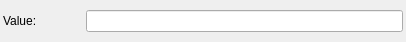
<?xml version="1.0" encoding="UTF-8"?>
<ui version="4.0">
 <class>TypeUiIntegerProperty</class>
 <widget class="QWidget" name="TypeUiIntegerProperty">
  <property name="geometry">
   <rect>
    <x>0</x>
    <y>0</y>
    <width>406</width>
    <height>42</height>
   </rect>
  </property>
  <property name="windowTitle">
   <string>Form</string>
  </property>
  <layout class="QVBoxLayout" name="verticalLayout">
   <property name="spacing">
    <number>3</number>
   </property>
   <property name="leftMargin">
    <number>3</number>
   </property>
   <property name="topMargin">
    <number>3</number>
   </property>
   <property name="rightMargin">
    <number>3</number>
   </property>
   <property name="bottomMargin">
    <number>3</number>
   </property>
   <item>
    <layout class="QHBoxLayout" name="HorizontalLayout2">
     <item>
      <widget class="QLabel" name="Label">
       <property name="minimumSize">
        <size>
         <width>80</width>
         <height>0</height>
        </size>
       </property>
       <property name="text">
        <string>Value:</string>
       </property>
      </widget>
     </item>
     <item>
      <widget class="QLineEdit" name="LineEdit">
       <property name="minimumSize">
        <size>
         <width>300</width>
         <height>0</height>
        </size>
       </property>
      </widget>
     </item>
    </layout>
   </item>
  </layout>
 </widget>
 <resources/>
 <connections/>
</ui>
